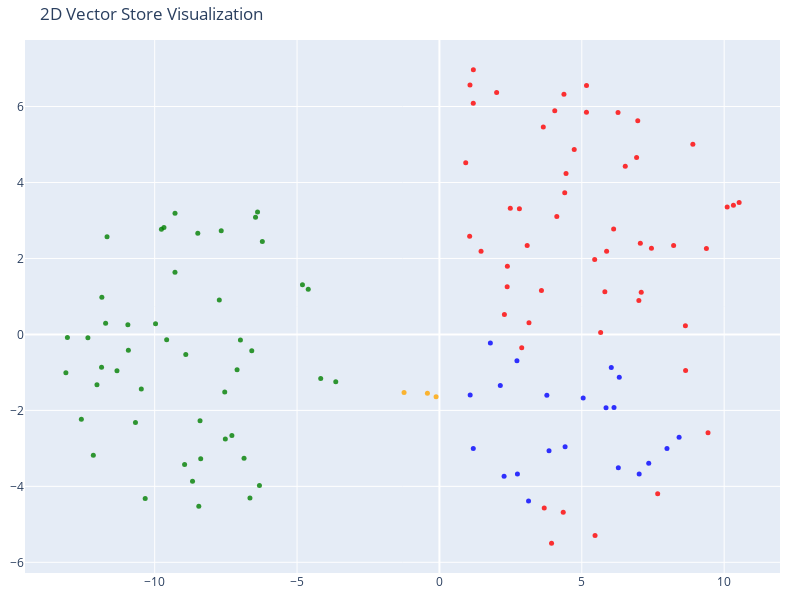

The notebook cell this image was saved under:
### Code cell
# (t-distributed stochastic neighbor embedding)

tsne = TSNE(n_components=2, random_state=42)
reduced_vectors = tsne.fit_transform(vectors)

# Create the 2D scatter plot
fig = go.Figure(data=[go.Scatter(
    x=reduced_vectors[:, 0],
    y=reduced_vectors[:, 1],
    mode='markers',
    marker=dict(size=5, color=colors, opacity=0.8),
    text=[f"Type: {t}<br>Text: {d[:100]}..." for t, d in zip(doc_types, documents)],
    hoverinfo='text'
)])

fig.update_layout(
    title='2D Vector Store Visualization',
    scene=dict(xaxis_title='x',yaxis_title='y'),
    width=800,
    height=600,
    margin=dict(r=20, b=10, l=10, t=40)
)

fig.show()

### Figure 1 — Plotly figure (JSON) as saved in the notebook; plotly's stock layout.template omitted (floating-point values rounded to 4 significant figures)
{"data": [{"hoverinfo": "text", "marker": {"color": ["orange", "orange", "orange", "red", "red", "red", "red", "red", "red", "red", "red", "red", "red", "red", "red", "red", "red", "red", "red", "red", "red", "red", "red", "red", "red", "red", "red", "red", "red", "red", "red", "red", "red", "red", "red", "red", "red", "red", "red", "red", "red", "red", "red", "red", "red", "red", "red", "red", "red", "red", "red", "red", "red", "red", "red", "green", "green", "green", "green", "green", "green", "green", "green", "green", "green", "green", "green", "green", "green", "green", "green", "green", "green", "green", "green", "green", "green", "green", "green", "green", "green", "green", "green", "green", "green", "green", "green", "green", "green", "green", "green", "green", "green", "green", "green", "green", "green", "green", "green", "green", "green", "green", "blue", "blue", "blue", "blue", "blue", "blue", "blue", "blue", "blue", "blue", "blue", "blue", "blue", "blue", "blue", "blue", "blue", "blue", "blue", "blue", "blue"], "opacity": 0.8, "size": 5}, "mode": "markers", "text": ["Type: company<br>Text: # About Insurellm\n\nInsurellm was founded by Avery Lancaster in 2015 as an insurance tech startup des...", "Type: company<br>Text: # Careers at Insurellm\n\nInsurellm is hiring! We are looking for talented software engineers, data sc...", "Type: company<br>Text: # Overview of Insurellm\n\nInsurellm is an innovative insurance tech firm with 200 employees across th...", "Type: contracts<br>Text: # Contract with Apex Reinsurance for Rellm: AI-Powered Enterprise Reinsurance Solution\n\n## Terms\n\n1....", "Type: contracts<br>Text: ## Renewal\n\n1. **Automatic Renewal**: This Agreement will automatically renew for successive one-yea...", "Type: contracts<br>Text: 2. **Seamless Integrations**: The architecture of Rellm allows for easy integration with existing sy...", "Type: contracts<br>Text: 1. **Technical Support**: Provider shall offer dedicated technical support to the Client via phone, ...", "Type: contracts<br>Text: **Insurellm, Inc.**  \n_____________________________  \nAuthorized Signature   \nDate: ________________...", "Type: contracts<br>Text: # Contract with Belvedere Insurance for Markellm\n\n## Terms\nThis Contract (\"Agreement\") is made and e...", "Type: contracts<br>Text: ## Renewal\n1. **Renewal Terms**: This Agreement may be renewed for additional one-year terms upon mu...", "Type: contracts<br>Text: ## Features\n1. **AI-Powered Matching**: Belvedere Insurance will benefit from Markellm's AI-powered ...", "Type: contracts<br>Text: ## Support\n1. **Technical Support**: Technical support will be available from 9 AM to 7 PM EST, Mond...", "Type: contracts<br>Text: **Belvedere Insurance**  \nSignature: ______________________  \nName: [Authorized Signatory]  \nTitle: ...", "Type: contracts<br>Text: # Contract with BrightWay Solutions for Markellm\n\n**Contract Date:** October 5, 2023  \n**Contract ID...", "Type: contracts<br>Text: 3. **Service Level Agreement (SLA):**  \n   Insurellm commits to a 99.9% uptime for the platform with...", "Type: contracts<br>Text: 2. **Real-Time Quote Availability:**  \n   Consumers sourced via BrightWay Solutions will receive rea...", "Type: contracts<br>Text: 3. **Training and Onboarding:**  \n   Insurellm agrees to provide one free training session on how to...", "Type: contracts<br>Text: # Contract with EverGuard Insurance for Rellm: AI-Powered Enterprise Reinsurance Solution\n\n**Contrac...", "Type: contracts<br>Text: 4. **Usage Rights**: EverGuard Insurance is granted a non-exclusive, non-transferable license to acc...", "Type: contracts<br>Text: 1. **Core Functionality**: Rellm provides EverGuard Insurance with advanced AI-driven analytics, sea...", "Type: contracts<br>Text: 1. **Customer Support**: Insurellm will provide EverGuard Insurance with 24/7 customer support, incl...", "Type: contracts<br>Text: ---\n\n**Signatures**  \n**For Insurellm**: __________________________  \n**Name**: John Smith  \n**Title...", "Type: contracts<br>Text: # Contract with GreenField Holdings for Markellm\n\n**Effective Date:** November 15, 2023  \n**Contract...", "Type: contracts<br>Text: ## Renewal\n1. **Automatic Renewal**: This contract will automatically renew for sequential one-year ...", "Type: contracts<br>Text: ## Features\n1. **AI-Powered Matching**: Access to advanced algorithms that connect GreenField Holdin...", "Type: contracts<br>Text: ## Support\n1. **Customer Support Access**: The Client will have access to dedicated support through ...", "Type: contracts<br>Text: **Signatures:**  \n_________________________                           _________________________  \n**...", "Type: contracts<br>Text: # Contract with Greenstone Insurance for Homellm\n\n---\n\n## Terms\n\n1. **Parties**: This Contract (\"Agr...", "Type: contracts<br>Text: 4. **Payment Terms**: \n   - The Customer shall pay an amount of $10,000 per month for the Standard T...", "Type: contracts<br>Text: ---\n\n## Features\n\n- **AI-Powered Risk Assessment**: Customer will have access to enhanced risk evalu...", "Type: contracts<br>Text: - **Customer Portal**: A dedicated portal will be provided, allowing the Customer's clients to manag...", "Type: contracts<br>Text: ______________________________  \n[Name], [Title]  \nDate: ______________________\n\n**For Greenstone In...", "Type: contracts<br>Text: # Contract with GreenValley Insurance for Homellm\n\n**Contract Date:** October 6, 2023  \n**Contract N...", "Type: contracts<br>Text: 4. **Confidentiality:** Both parties agree to maintain the confidentiality of proprietary informatio...", "Type: contracts<br>Text: 1. **AI-Powered Risk Assessment:** Access to advanced AI algorithms for real-time risk evaluations.\n...", "Type: contracts<br>Text: 3. **Regular Updates:** Insurellm will offer ongoing updates and enhancements to the Homellm platfor...", "Type: contracts<br>Text: # Contract with Pinnacle Insurance Co. for Homellm\n\n## Terms\nThis contract (\"Contract\") is entered i...", "Type: contracts<br>Text: ## Renewal\n1. **Renewal Terms**: At the end of the initial term, this Contract shall automatically r...", "Type: contracts<br>Text: ## Features\n1. **AI-Powered Risk Assessment**: Utilized for tailored underwriting decisions specific...", "Type: contracts<br>Text: ## Support\n1. **Technical Support**: Insurellm shall provide 24/7 technical support via an email and...", "Type: contracts<br>Text: # Contract with Roadway Insurance Inc. for Carllm\n\n---\n\n## Terms\n\n1. **Agreement Effective Date**: T...", "Type: contracts<br>Text: ---\n\n## Renewal\n\n1. **Automatic Renewal**: This agreement will automatically renew for an additional...", "Type: contracts<br>Text: ---\n\n## Features\n\n1. **Access to Core Features**: Roadway Insurance Inc. will have access to all Pro...", "Type: contracts<br>Text: ---\n\n## Support\n\n1. **Technical Support**: Roadway Insurance Inc. will receive priority technical su...", "Type: contracts<br>Text: # Contract with Stellar Insurance Co. for Rellm\n\n## Terms\nThis contract is made between **Insurellm*...", "Type: contracts<br>Text: ### Termination\nEither party may terminate this agreement with a **30-day written notice**. In the e...", "Type: contracts<br>Text: ## Features\nStellar Insurance Co. will receive access to the following features of the Rellm product...", "Type: contracts<br>Text: ## Support\nInsurellm provides Stellar Insurance Co. with the following support services:\n\n- **24/7 T...", "Type: contracts<br>Text: # Contract with TechDrive Insurance for Carllm\n\n**Contract Date:** October 1, 2024  \n**Contract Dura...", "Type: contracts<br>Text: ## Renewal\n\n1. **Automatic Renewal**: This contract shall automatically renew for additional one-yea...", "Type: contracts<br>Text: ## Support\n\n1. **Customer Support**: Insurellm will provide 24/7 customer support to TechDrive Insur...", "Type: contracts<br>Text: **TechDrive Insurance Representative:**  \nName: Sarah Johnson  \nTitle: Operations Director  \nDate: _...", "Type: contracts<br>Text: # Contract with Velocity Auto Solutions for Carllm\n\n**Contract Date:** October 1, 2023  \n**Contract ...", "Type: contracts<br>Text: ## Renewal\n\n1. **Automatic Renewal**: This contract will automatically renew for successive 12-month...", "Type: contracts<br>Text: ## Support\n\n1. **Customer Support**: Velocity Auto Solutions will have access to Insurellmâ€™s custo...", "Type: employees<br>Text: # HR Record\n\n# Alex Chen\n\n## Summary\n- **Date of Birth:** March 15, 1990  \n- **Job Title:** Backend ...", "Type: employees<br>Text: ## Annual Performance History\n- **2020:**  \n  - Completed onboarding successfully.  \n  - Met expecta...", "Type: employees<br>Text: ## Compensation History\n- **2020:** Base Salary: $80,000  \n- **2021:** Base Salary Increase to $90,0...", "Type: employees<br>Text: Alex Chen continues to be a vital asset at Insurellm, contributing significantly to innovative backe...", "Type: employees<br>Text: # HR Record\n\n# Alex Harper\n\n## Summary\n- **Date of Birth**: March 15, 1993  \n- **Job Title**: Sales ...", "Type: employees<br>Text: ## Annual Performance History  \n- **2021**:  \n  - **Performance Rating**: 4.5/5  \n  - **Key Achievem...", "Type: employees<br>Text: - **2022**:  \n  - **Base Salary**: $65,000 (Promotion to Senior SDR)  \n  - **Bonus**: $13,000 (20% o...", "Type: employees<br>Text: # HR Record\n\n# Alex Thomson\n\n## Summary\n- **Date of Birth:** March 15, 1995  \n- **Job Title:** Sales...", "Type: employees<br>Text: ## Annual Performance History  \n- **2022** - Rated as \"Exceeds Expectations.\" Alex Thomson achieved ...", "Type: employees<br>Text: ## Other HR Notes\n- Alex Thomson is an active member of the Diversity and Inclusion committee at Ins...", "Type: employees<br>Text: # Avery Lancaster\n\n## Summary\n- **Date of Birth**: March 15, 1985  \n- **Job Title**: Co-Founder & Ch...", "Type: employees<br>Text: - **2010 - 2013**: Business Analyst at Edge Analytics  \n  Prior to joining Innovate, Avery worked as...", "Type: employees<br>Text: - **2018**: **Exceeds Expectations**  \n  Under Averyâ€™s pivoted vision, Insurellm launched two new ...", "Type: employees<br>Text: - **2022**: **Satisfactory**  \n  Avery focused on rebuilding team dynamics and addressing employee c...", "Type: employees<br>Text: ## Compensation History\n- **2015**: $150,000 base salary + Significant equity stake  \n- **2016**: $1...", "Type: employees<br>Text: ## Other HR Notes\n- **Professional Development**: Avery has actively participated in leadership trai...", "Type: employees<br>Text: # HR Record\n\n# Emily Carter\n\n## Summary\n- **Date of Birth:** August 12, 1990  \n- **Job Title:** Acco...", "Type: employees<br>Text: - **2017-2019:** Marketing Intern  \n  - Assisted with market research and campaign development for s...", "Type: employees<br>Text: ## Compensation History\n| Year | Base Salary | Bonus         | Total Compensation |\n|------|--------...", "Type: employees<br>Text: Emily Carter exemplifies the kind of talent that drives Insurellm's success and is an invaluable ass...", "Type: employees<br>Text: # HR Record\n\n# Emily Tran\n\n## Summary\n- **Date of Birth:** March 18, 1991  \n- **Job Title:** Digital...", "Type: employees<br>Text: - **January 2017 - May 2018**: Marketing Intern  \n  - Supported the Marketing team by collaborating ...", "Type: employees<br>Text: - **2021**:  \n  - Performance Rating: Meets Expectations  \n  - Key Achievements: Contributed to the ...", "Type: employees<br>Text: - **Professional Development Goals**:  \n  - Emily Tran aims to become a Marketing Manager within the...", "Type: employees<br>Text: # HR Record\n\n# Jordan Blake\n\n## Summary\n- **Date of Birth:** March 15, 1993  \n- **Job Title:** Sales...", "Type: employees<br>Text: ## Annual Performance History\n- **2021:** First year at Insurellm; achieved 90% of monthly targets. ...", "Type: employees<br>Text: ## Other HR Notes\n- Jordan has shown an interest in continuing education, actively participating in ...", "Type: employees<br>Text: # HR Record\n\n# Jordan K. Bishop\n\n## Summary\n- **Date of Birth:** March 15, 1990\n- **Job Title:** Fro...", "Type: employees<br>Text: ## Annual Performance History\n- **2019:** Exceeds Expectations - Continuously delivered high-quality...", "Type: employees<br>Text: ## Compensation History\n- **June 2018:** Starting Salary - $85,000\n- **June 2019:** Salary Increase ...", "Type: employees<br>Text: ## Other HR Notes\n- Jordan K. Bishop has been an integral part of club initiatives, including the In...", "Type: employees<br>Text: # HR Record\n\n# Maxine Thompson\n\n## Summary\n- **Date of Birth:** January 15, 1991  \n- **Job Title:** ...", "Type: employees<br>Text: ## Insurellm Career Progression\n- **January 2017 - October 2018**: **Junior Data Engineer**  \n  * Ma...", "Type: employees<br>Text: ## Annual Performance History\n- **2017**: *Meets Expectations*  \n  Maxine showed potential in her ro...", "Type: employees<br>Text: - **2021**: *Exceeds Expectations*  \n  Maxine spearheaded the transition to a new data warehousing s...", "Type: employees<br>Text: ## Compensation History\n- **2017**: $70,000 (Junior Data Engineer)  \n- **2018**: $75,000 (Junior Dat...", "Type: employees<br>Text: # HR Record\n\n# Oliver Spencer\n\n## Summary\n- **Date of Birth**: May 14, 1990  \n- **Job Title**: Backe...", "Type: employees<br>Text: ## Annual Performance History\n- **2018**: **3/5** - Adaptable team player but still learning to take...", "Type: employees<br>Text: ## Compensation History\n- **March 2018**: Initial salary of $80,000.\n- **July 2019**: Salary increas...", "Type: employees<br>Text: # Samantha Greene\n\n## Summary\n- **Date of Birth:** October 14, 1990\n- **Job Title:** HR Generalist\n-...", "Type: employees<br>Text: ## Annual Performance History\n- **2020:** Exceeds Expectations  \n  Samantha Greene demonstrated exce...", "Type: employees<br>Text: ## Compensation History\n- **2020:** Base Salary - $55,000  \n  The entry-level salary matched industr...", "Type: employees<br>Text: - **2023:** Base Salary - $70,000  \n  Recognized for substantial improvement in employee relations m...", "Type: employees<br>Text: # HR Record\n\n# Samuel Trenton\n\n## Summary\n- **Date of Birth:** April 12, 1989  \n- **Job Title:** Sen...", "Type: employees<br>Text: ## Annual Performance History\n- **2023:** Rating: 4.5/5  \n  *Samuel exceeded expectations, successfu...", "Type: employees<br>Text: ## Compensation History\n- **2023:** Base Salary: $115,000 + Bonus: $15,000  \n  *Annual bonus based o...", "Type: employees<br>Text: - **Engagement in Company Culture:** Regularly participates in team-building events and contributes ...", "Type: products<br>Text: # Product Summary\n\n# Carllm\n\n## Summary\n\nCarllm is an innovative auto insurance product developed by...", "Type: products<br>Text: - **Instant Quoting**: With Carllm, insurance companies can offer near-instant quotes to customers, ...", "Type: products<br>Text: - **Mobile Integration**: Carllm is designed to work seamlessly with mobile applications, providing ...", "Type: products<br>Text: - **Professional Tier**: $2,500/month\n  - For medium-sized companies.\n  - All Basic Tier features pl...", "Type: products<br>Text: ### Q2 2025: Customer Experience Improvements\n- Launch of a new **mobile app** for end-users.\n- Intr...", "Type: products<br>Text: # Product Summary\n\n# Homellm\n\n## Summary\nHomellm is an innovative home insurance product developed b...", "Type: products<br>Text: ### 2. Dynamic Pricing Model\nWith Homellm's innovative dynamic pricing model, insurance providers ca...", "Type: products<br>Text: ### 5. Multi-Channel Integration\nHomellm seamlessly integrates into existing insurance platforms, pr...", "Type: products<br>Text: - **Basic Tier:** Starting at $5,000/month for small insurers with basic integration features.\n- **S...", "Type: products<br>Text: All tiers include a comprehensive training program and ongoing updates to ensure optimal performance...", "Type: products<br>Text: With Homellm, Insurellm is committed to transforming the landscape of home insurance, ensuring both ...", "Type: products<br>Text: # Product Summary\n\n# Markellm\n\n## Summary\n\nMarkellm is an innovative two-sided marketplace designed ...", "Type: products<br>Text: - **User-Friendly Interface**: Designed with user experience in mind, Markellm features an intuitive...", "Type: products<br>Text: - **Customer Support**: Our dedicated support team is always available to assist both consumers and ...", "Type: products<br>Text: ### For Insurance Companies:\n- **Basic Listing Fee**: $199/month for a featured listing on the platf...", "Type: products<br>Text: ### Q3 2025\n- Initiate a comprehensive marketing campaign targeting both consumers and insurers to i...", "Type: products<br>Text: # Product Summary\n\n# Rellm: AI-Powered Enterprise Reinsurance Solution\n\n## Summary\n\nRellm is an inno...", "Type: products<br>Text: ### Seamless Integrations\nRellm's architecture is designed for effortless integration with existing ...", "Type: products<br>Text: ### Regulatory Compliance Tools\nRellm includes built-in compliance tracking features to help organiz...", "Type: products<br>Text: Join the growing number of organizations leveraging Rellm to enhance their reinsurance processes whi...", "Type: products<br>Text: Experience the future of reinsurance with Rellm, where innovation meets reliability. Let Insurellm h..."], "type": "scatter", "x": [-0.422, -1.242, -0.1171, 1.062, 3.583, 2.89, 4.122, 1.189, 6.966, 10.53, 7.665, 4.401, 2.009, 6.924, 8.639, 8.645, 6.527, 1.462, 2.379, 2.282, 2.386, 0.9239, 6.272, 10.11, 5.465, 9.433, 1.074, 5.163, 8.9, 3.681, 4.734, 1.192, 4.373, 4.05, 4.348, 3.648, 5.165, 10.33, 3.937, 4.447, 8.225, 9.377, 5.662, 5.81, 2.489, 2.809, 3.145, 3.082, 7.056, 7.087, 5.872, 6.119, 7.446, 7.004, 5.453, -7.519, -9.674, -11.87, -3.64, -8.949, -11.72, -10.67, -8.671, -10.47, -8.45, -4.607, -6.219, -6.458, -6.388, -13.07, -4.81, -7.54, -7.73, -10.92, -4.169, -7.107, -6.988, -10.94, -6.59, -8.383, -11.32, -6.654, -6.861, -9.286, -13.12, -6.321, -10.33, -12.15, -8.485, -7.663, -12.58, -7.289, -9.764, -12.03, -8.908, -9.287, -9.97, -9.579, -8.406, -11.86, -12.35, -11.67, 5.851, 6.132, 6.317, 6.035, 5.048, 2.271, 3.13, 2.74, 4.414, 3.849, 1.189, 7.015, 7.351, 7.991, 8.418, 6.283, 2.138, 2.722, 1.789, 3.773, 1.08], "y": [-1.549, -1.529, -1.644, 2.581, 1.158, -0.3494, 3.104, 6.088, 5.625, 3.474, -4.195, 3.728, 6.367, 4.66, 0.2263, -0.9526, 4.426, 2.187, 1.256, 0.5264, 1.796, 4.518, 5.841, 3.353, -5.293, -2.588, 6.564, 5.849, 5.009, -4.568, 4.867, 6.968, 6.326, 5.889, -4.681, 5.464, 6.555, 3.401, -5.497, 4.238, 2.344, 2.265, 0.04731, 1.121, 3.324, 3.307, 0.3059, 2.341, 2.4, 1.11, 2.188, 2.777, 2.27, 0.8909, 1.972, -2.75, 2.813, -0.8659, -1.244, -3.425, 0.2917, -2.318, -3.863, -1.44, -4.522, 1.19, 2.445, 3.086, 3.223, -0.07972, 1.31, -1.515, 0.9095, -0.4182, -1.162, -0.9285, -0.1443, 0.2529, -0.4326, -3.276, -0.9535, -4.31, -3.26, 3.189, -1.01, -3.975, -4.317, -3.18, 2.661, 2.728, -2.231, -2.663, 2.767, -1.327, -0.5275, 1.635, 0.2842, -0.1383, -2.271, 0.9812, -0.08786, 2.573, -1.931, -1.923, -1.129, -0.8716, -1.675, -3.737, -4.388, -3.674, -2.956, -3.06, -3.005, -3.674, -3.391, -3.003, -2.71, -3.508, -1.343, -0.6921, -0.2275, -1.602, -1.593]}], "layout": {"height": 600, "margin": {"b": 10, "l": 10, "r": 20, "t": 40}, "scene": {"xaxis": {"title": {"text": "x"}}, "yaxis": {"title": {"text": "y"}}}, "title": {"text": "2D Vector Store Visualization"}, "width": 800, "xaxis": {"autorange": true, "range": [-14.55, 11.96], "type": "linear"}, "yaxis": {"autorange": true, "range": [-6.281, 7.751], "type": "linear"}}}
